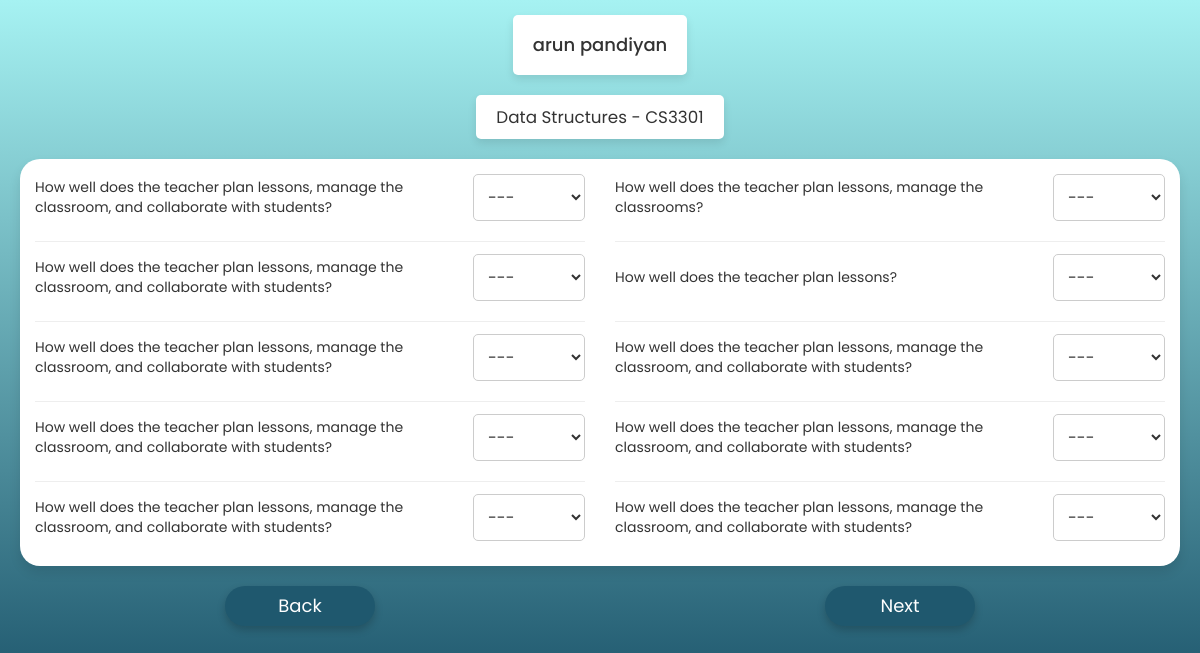
The app's page /feed/2/2/, older data.
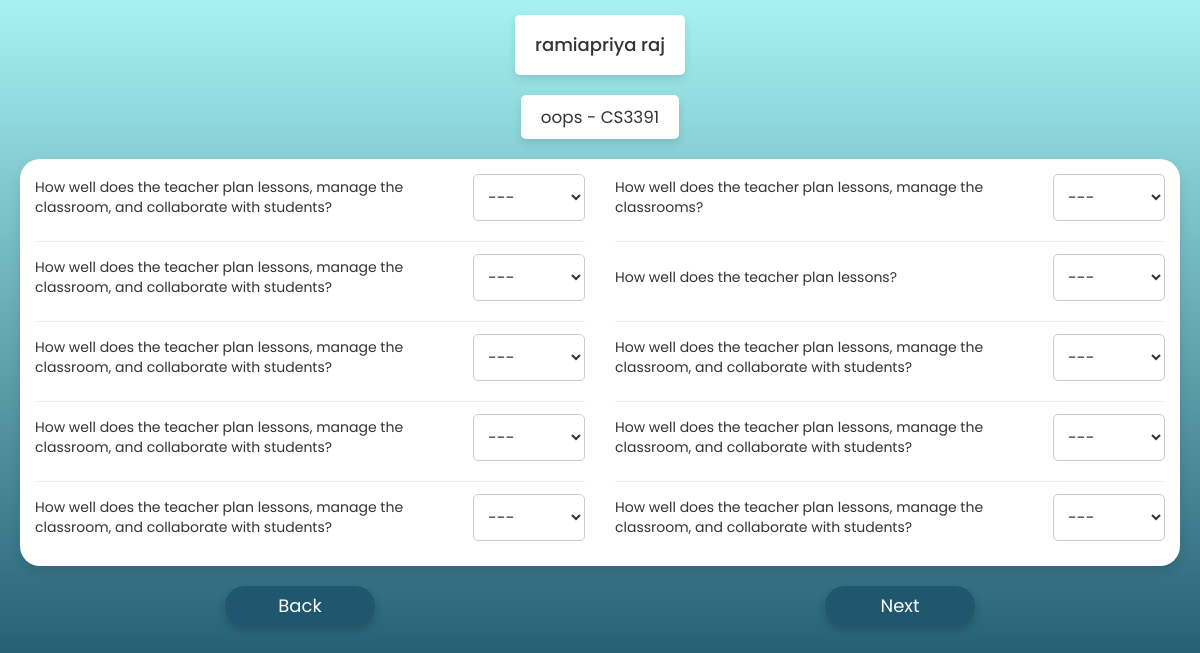
The same page, newer data.
### core/models.py (models this page shows, shortened)
class ClassStaff(models.Model):
    semester = models.SmallIntegerField()
    section = models.CharField(max_length=1)
    staff = models.ForeignKey(Staff,on_delete=models.CASCADE)
    subject = models.ForeignKey(Subject,on_delete=models.CASCADE)

class Staff(models.Model):
    GENDER = (
        (1,'male'),
        (0,'female')
    )
    fname = models.CharField(max_length=20)
    sname = models.CharField(max_length=20)
    intial = models.CharField(max_length=1)
    proflie_pic = models.ImageField(upload_to=profile_path,null=True,blank=True)
    dept = models.CharField(max_length=50,choices=DEPARTMENT)
    gender = models.BooleanField(choices=GENDER)

class Subject(models.Model):
    name = models.CharField(max_length=50)
    subject_code = models.CharField(max_length=6)
    semester = models.SmallIntegerField()

### core/views.py (the view, shortened to what this page needs)
# urls.py: path('feed/<int:sid>/<int:catid>/',views.FeedBackView.as_view(),name='feed'),
class FeedBackView(View):
    def get(self,request,sid,catid):
        student = Student.objects.get(id=sid)
        class_staff = ClassStaff.objects.filter(section=student.section)
        if len(class_staff) == catid: return redirect('home')
        return render(self.request,'feed.html',{'data':class_staff[catid],'sid':sid,'catid':catid})

### templates/feed.html (shortened to what this page needs)
{% load static %}
<!DOCTYPE html>
<html lang="en">
<head>
    <link rel="stylesheet" href="https://maxcdn.bootstrapcdn.com/font-awesome/4.7.0/css/font-awesome.min.css">
    <link rel="stylesheet" href="https://maxcdn.bootstrapcdn.com/bootstrap/3.3.7/css/bootstrap.min.css">
</head>
<body>
    <header>
        <div class="head">
            <h4 class="letters">{{data.staff.fname}} {{data.staff.sname}} </h4>
        </div>
    </header>
    <div class="staff_details">
        <p class="staff_subject">{{data.subject.name}} - {{data.subject.subject_code}}</p>
    </div>
                <div class="main_container">
                    <div class="left_container">
                        <div class="questions">
                            <p>How well does the teacher plan lessons, manage the classroom, and collaborate with
                                students?</p>
                            <div class="option">
                                <select>
                                    <option value="">---</option>
                                </select>
                            </div>
                        </div>
                        <hr>
                        <div class="questions">
                            <p>How well does the teacher plan lessons, manage the classroom, and collaborate with
                                students?</p>
                            <div class="option">
                                <select>
                                    <option value="">---</option>
                                </select>
                            </div>
                        </div>
                        <hr>
                        <div class="questions">
                            <p>How well does the teacher plan lessons, manage the classroom, and collaborate with
                                students?</p>
                            <div class="option">
                                <select>
                                    <option value="">---</option>
                                </select>
                            </div>
                        </div>
                        <hr>
                        <div class="questions">
                            <p>How well does the teacher plan lessons, manage the classroom, and collaborate with
                                students?</p>
                            <div class="option">
                                <select>
                                    <option value="">---</option>
                                </select>
                            </div>
                        </div>
                        <hr>
                        <div class="questions">
                            <p>How well does the teacher plan lessons, manage the classroom, and collaborate with
                                students?</p>
                            <div class="option">
                                <select>
                                    <option value="">---</option>
                                </select>
                            </div>
                        </div>
                    </div>
                    <div class="right_container">
                        <div class="questions">
                            <p>How well does the teacher plan lessons, manage the classrooms?</p>
                            <div class="option">
                                <select>
                                    <option value="">---</option>
                                </select>
                            </div>
                        </div>
                        <hr>
                        <div class="questions">
                            <p>How well does the teacher plan lessons?</p>
                            <div class="option">
                                <select>
                                    <option value="">---</option>
                                </select>
                            </div>
                        </div>
                        <hr>
                        <div class="questions">
                            <p>How well does the teacher plan lessons, manage the classroom, and collaborate with
                                students?</p>
                            <div class="option">
                                <select>
                                    <option value="">---</option>
                                </select>
                            </div>
                        </div>
                        <hr>
                        <div class="questions">
                            <p>How well does the teacher plan lessons, manage the classroom, and collaborate with
                                students?</p>
                            <div class="option">
                                <select>
                                    <option value="">---</option>
                                </select>
                            </div>
                        </div>
                        <hr>
                        <div class="questions">
                            <p>How well does the teacher plan lessons, manage the classroom, and collaborate with
                                students?</p>
                            <div class="option">
                                <select>
                                    <option value="">---</option>
                                </select>
                            </div>
                        </div>
                    </div>
                </div>
        <form id="feedbackForm" action="{% url 'feed' sid catid %}" method="POST">
            <div class="button_column">
                <button type="submit" class="last_butten" >Back</button>
                <button type="submit" class="last_butten" >Next</button>
            </div>
        </form>
</body>
</html>

### templates/feed.html (style rules this page uses)
html, body { height: 690px; margin: 0; overflow: hidden; }
* { padding: 0; margin: 0; box-sizing: border-box; }
body { background: linear-gradient(to bottom, #a6f2f2, #1f586e); font-family: 'Poppins', sans-serif; color: #333; }
header { display: flex; justify-content: center; margin-top: 15px; }
.head { background-color: white; border-radius: 5px; padding: 10px 20px; display: flex; justify-content: center; align-items: center; box-shadow: 0 4px 8px rgba(0, 0, 0, 0.1); }
.staff_details { display: flex; justify-content: center; margin-top: 20px; font-size:larger; }
.staff_subject { background-color: white; border-radius: 5px; padding: 10px 20px; text-align: center; box-shadow: 0 4px 8px rgba(0, 0, 0, 0.1); }
.main_container { background-color: white; border-radius: 20px; display: flex; gap: 30px; padding: 15px; margin: 20px; box-shadow: 0 6px 12px rgba(0, 0, 0, 0.1); justify-content:space-around; }
.questions { display: flex; justify-content: space-between; align-items: center; margin-bottom: 10px; }
.option select { padding: 10px; border-radius: 5px; border: 1px solid #ccc; background-color: #fff; font-size: 16px; }
.button_column { display: flex; justify-content: space-around; }
.last_butten { width: 150px; height: 40px; border-radius: 20px; border-style: none; background-color: #1f586e; color: white; font-size: large; cursor: pointer; box-shadow: 0 4px 8px rgba(0, 0, 0, 0.2); transition: background-color 0.3s ease; }
#feedbackForm { margin: 0%; padding: 0%; height: 40px; }
hr { margin-bottom: 12px; }
p { margin: 0%; }

Row changes from the older to the newer data that the page shows:
changed ClassStaff: staff.fname "arun" → "ramiapriya"; staff.sname "pandiyan" → "raj"; subject.name "Data Structures" → "oops"; subject.subject_code "CS3301" → "CS3391"
